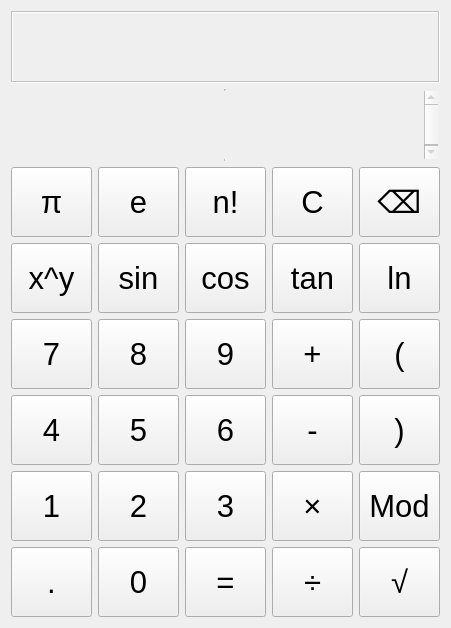
<?xml version="1.0" encoding="UTF-8"?>
<ui version="4.0">
 <class>science</class>
 <widget class="QWidget" name="science">
  <property name="geometry">
   <rect>
    <x>0</x>
    <y>0</y>
    <width>451</width>
    <height>578</height>
   </rect>
  </property>
  <property name="minimumSize">
   <size>
    <width>0</width>
    <height>0</height>
   </size>
  </property>
  <property name="maximumSize">
   <size>
    <width>16777215</width>
    <height>16777215</height>
   </size>
  </property>
  <property name="font">
   <font>
    <pointsize>9</pointsize>
   </font>
  </property>
  <property name="windowTitle">
   <string>Form</string>
  </property>
  <layout class="QVBoxLayout" name="verticalLayout_2" stretch="0">
   <item>
    <layout class="QVBoxLayout" name="verticalLayout">
     <item>
      <widget class="QTextEdit" name="textEditIN">
       <property name="enabled">
        <bool>false</bool>
       </property>
       <property name="minimumSize">
        <size>
         <width>0</width>
         <height>0</height>
        </size>
       </property>
       <property name="maximumSize">
        <size>
         <width>16777215</width>
         <height>150</height>
        </size>
       </property>
       <property name="font">
        <font>
         <pointsize>30</pointsize>
        </font>
       </property>
       <property name="frameShape">
        <enum>QFrame::Box</enum>
       </property>
      </widget>
     </item>
     <item>
      <spacer name="verticalSpacer_3">
       <property name="orientation">
        <enum>Qt::Vertical</enum>
       </property>
       <property name="sizeHint" stdset="0">
        <size>
         <width>20</width>
         <height>2</height>
        </size>
       </property>
      </spacer>
     </item>
     <item>
      <widget class="QTextEdit" name="textEditOUT">
       <property name="enabled">
        <bool>false</bool>
       </property>
       <property name="minimumSize">
        <size>
         <width>0</width>
         <height>0</height>
        </size>
       </property>
       <property name="maximumSize">
        <size>
         <width>16777215</width>
         <height>200</height>
        </size>
       </property>
       <property name="font">
        <font>
         <pointsize>40</pointsize>
        </font>
       </property>
       <property name="frameShape">
        <enum>QFrame::VLine</enum>
       </property>
      </widget>
     </item>
     <item>
      <spacer name="verticalSpacer">
       <property name="orientation">
        <enum>Qt::Vertical</enum>
       </property>
       <property name="sizeHint" stdset="0">
        <size>
         <width>20</width>
         <height>5</height>
        </size>
       </property>
      </spacer>
     </item>
     <item>
      <layout class="QHBoxLayout" name="horizontalLayout_5">
       <item>
        <widget class="QPushButton" name="PI">
         <property name="sizePolicy">
          <sizepolicy hsizetype="Minimum" vsizetype="Fixed">
           <horstretch>0</horstretch>
           <verstretch>0</verstretch>
          </sizepolicy>
         </property>
         <property name="minimumSize">
          <size>
           <width>0</width>
           <height>70</height>
          </size>
         </property>
         <property name="font">
          <font>
           <pointsize>23</pointsize>
          </font>
         </property>
         <property name="text">
          <string>π</string>
         </property>
        </widget>
       </item>
       <item>
        <widget class="QPushButton" name="E">
         <property name="sizePolicy">
          <sizepolicy hsizetype="Minimum" vsizetype="Fixed">
           <horstretch>0</horstretch>
           <verstretch>0</verstretch>
          </sizepolicy>
         </property>
         <property name="minimumSize">
          <size>
           <width>0</width>
           <height>70</height>
          </size>
         </property>
         <property name="font">
          <font>
           <pointsize>23</pointsize>
          </font>
         </property>
         <property name="text">
          <string>e</string>
         </property>
        </widget>
       </item>
       <item>
        <widget class="QPushButton" name="Factorial">
         <property name="sizePolicy">
          <sizepolicy hsizetype="Minimum" vsizetype="Fixed">
           <horstretch>0</horstretch>
           <verstretch>0</verstretch>
          </sizepolicy>
         </property>
         <property name="minimumSize">
          <size>
           <width>0</width>
           <height>70</height>
          </size>
         </property>
         <property name="font">
          <font>
           <pointsize>23</pointsize>
          </font>
         </property>
         <property name="text">
          <string>n!</string>
         </property>
        </widget>
       </item>
       <item>
        <widget class="QPushButton" name="Clear">
         <property name="minimumSize">
          <size>
           <width>0</width>
           <height>70</height>
          </size>
         </property>
         <property name="font">
          <font>
           <pointsize>23</pointsize>
          </font>
         </property>
         <property name="text">
          <string>C</string>
         </property>
        </widget>
       </item>
       <item>
        <widget class="QPushButton" name="Backspace">
         <property name="minimumSize">
          <size>
           <width>0</width>
           <height>70</height>
          </size>
         </property>
         <property name="font">
          <font>
           <pointsize>23</pointsize>
          </font>
         </property>
         <property name="text">
          <string>⌫</string>
         </property>
        </widget>
       </item>
      </layout>
     </item>
     <item>
      <layout class="QHBoxLayout" name="horizontalLayout_6">
       <item>
        <widget class="QPushButton" name="Involution">
         <property name="sizePolicy">
          <sizepolicy hsizetype="Minimum" vsizetype="Fixed">
           <horstretch>0</horstretch>
           <verstretch>0</verstretch>
          </sizepolicy>
         </property>
         <property name="minimumSize">
          <size>
           <width>0</width>
           <height>70</height>
          </size>
         </property>
         <property name="font">
          <font>
           <pointsize>23</pointsize>
          </font>
         </property>
         <property name="text">
          <string>x^y</string>
         </property>
        </widget>
       </item>
       <item>
        <widget class="QPushButton" name="Sin">
         <property name="sizePolicy">
          <sizepolicy hsizetype="Minimum" vsizetype="Fixed">
           <horstretch>0</horstretch>
           <verstretch>0</verstretch>
          </sizepolicy>
         </property>
         <property name="minimumSize">
          <size>
           <width>0</width>
           <height>70</height>
          </size>
         </property>
         <property name="font">
          <font>
           <pointsize>23</pointsize>
          </font>
         </property>
         <property name="text">
          <string>sin</string>
         </property>
        </widget>
       </item>
       <item>
        <widget class="QPushButton" name="Cos">
         <property name="sizePolicy">
          <sizepolicy hsizetype="Minimum" vsizetype="Fixed">
           <horstretch>0</horstretch>
           <verstretch>0</verstretch>
          </sizepolicy>
         </property>
         <property name="minimumSize">
          <size>
           <width>0</width>
           <height>70</height>
          </size>
         </property>
         <property name="font">
          <font>
           <pointsize>23</pointsize>
          </font>
         </property>
         <property name="text">
          <string>cos</string>
         </property>
        </widget>
       </item>
       <item>
        <widget class="QPushButton" name="pushButton_9">
         <property name="sizePolicy">
          <sizepolicy hsizetype="Minimum" vsizetype="Fixed">
           <horstretch>0</horstretch>
           <verstretch>0</verstretch>
          </sizepolicy>
         </property>
         <property name="minimumSize">
          <size>
           <width>0</width>
           <height>70</height>
          </size>
         </property>
         <property name="font">
          <font>
           <pointsize>23</pointsize>
          </font>
         </property>
         <property name="text">
          <string>tan</string>
         </property>
        </widget>
       </item>
       <item>
        <widget class="QPushButton" name="Log">
         <property name="sizePolicy">
          <sizepolicy hsizetype="Minimum" vsizetype="Fixed">
           <horstretch>0</horstretch>
           <verstretch>0</verstretch>
          </sizepolicy>
         </property>
         <property name="minimumSize">
          <size>
           <width>0</width>
           <height>70</height>
          </size>
         </property>
         <property name="font">
          <font>
           <pointsize>23</pointsize>
          </font>
         </property>
         <property name="text">
          <string>ln</string>
         </property>
        </widget>
       </item>
      </layout>
     </item>
     <item>
      <spacer name="verticalSpacer_2">
       <property name="orientation">
        <enum>Qt::Vertical</enum>
       </property>
       <property name="sizeHint" stdset="0">
        <size>
         <width>20</width>
         <height>2</height>
        </size>
       </property>
      </spacer>
     </item>
     <item>
      <layout class="QHBoxLayout" name="horizontalLayout">
       <item>
        <widget class="QPushButton" name="Seven">
         <property name="minimumSize">
          <size>
           <width>0</width>
           <height>70</height>
          </size>
         </property>
         <property name="font">
          <font>
           <pointsize>23</pointsize>
          </font>
         </property>
         <property name="text">
          <string>7</string>
         </property>
        </widget>
       </item>
       <item>
        <widget class="QPushButton" name="Eight">
         <property name="minimumSize">
          <size>
           <width>0</width>
           <height>70</height>
          </size>
         </property>
         <property name="font">
          <font>
           <pointsize>23</pointsize>
          </font>
         </property>
         <property name="text">
          <string>8</string>
         </property>
        </widget>
       </item>
       <item>
        <widget class="QPushButton" name="Nine">
         <property name="minimumSize">
          <size>
           <width>0</width>
           <height>70</height>
          </size>
         </property>
         <property name="font">
          <font>
           <pointsize>23</pointsize>
          </font>
         </property>
         <property name="text">
          <string>9</string>
         </property>
        </widget>
       </item>
       <item>
        <widget class="QPushButton" name="Add">
         <property name="minimumSize">
          <size>
           <width>0</width>
           <height>70</height>
          </size>
         </property>
         <property name="font">
          <font>
           <pointsize>23</pointsize>
          </font>
         </property>
         <property name="text">
          <string>+</string>
         </property>
        </widget>
       </item>
       <item>
        <widget class="QPushButton" name="Leftbracket">
         <property name="minimumSize">
          <size>
           <width>0</width>
           <height>70</height>
          </size>
         </property>
         <property name="font">
          <font>
           <pointsize>23</pointsize>
          </font>
         </property>
         <property name="text">
          <string>(</string>
         </property>
        </widget>
       </item>
      </layout>
     </item>
     <item>
      <layout class="QHBoxLayout" name="horizontalLayout_2">
       <item>
        <widget class="QPushButton" name="Four">
         <property name="minimumSize">
          <size>
           <width>0</width>
           <height>70</height>
          </size>
         </property>
         <property name="font">
          <font>
           <pointsize>23</pointsize>
          </font>
         </property>
         <property name="text">
          <string>4</string>
         </property>
        </widget>
       </item>
       <item>
        <widget class="QPushButton" name="Five">
         <property name="minimumSize">
          <size>
           <width>0</width>
           <height>70</height>
          </size>
         </property>
         <property name="font">
          <font>
           <pointsize>23</pointsize>
          </font>
         </property>
         <property name="text">
          <string>5</string>
         </property>
        </widget>
       </item>
       <item>
        <widget class="QPushButton" name="Six">
         <property name="minimumSize">
          <size>
           <width>0</width>
           <height>70</height>
          </size>
         </property>
         <property name="font">
          <font>
           <pointsize>23</pointsize>
          </font>
         </property>
         <property name="text">
          <string>6</string>
         </property>
        </widget>
       </item>
       <item>
        <widget class="QPushButton" name="Subtract">
         <property name="minimumSize">
          <size>
           <width>0</width>
           <height>70</height>
          </size>
         </property>
         <property name="font">
          <font>
           <pointsize>23</pointsize>
          </font>
         </property>
         <property name="text">
          <string>-</string>
         </property>
        </widget>
       </item>
       <item>
        <widget class="QPushButton" name="Rightbracket">
         <property name="minimumSize">
          <size>
           <width>0</width>
           <height>70</height>
          </size>
         </property>
         <property name="font">
          <font>
           <pointsize>23</pointsize>
          </font>
         </property>
         <property name="text">
          <string>)</string>
         </property>
        </widget>
       </item>
      </layout>
     </item>
     <item>
      <layout class="QHBoxLayout" name="horizontalLayout_3">
       <item>
        <widget class="QPushButton" name="One">
         <property name="minimumSize">
          <size>
           <width>0</width>
           <height>70</height>
          </size>
         </property>
         <property name="font">
          <font>
           <pointsize>23</pointsize>
          </font>
         </property>
         <property name="text">
          <string>1</string>
         </property>
        </widget>
       </item>
       <item>
        <widget class="QPushButton" name="Two">
         <property name="minimumSize">
          <size>
           <width>0</width>
           <height>70</height>
          </size>
         </property>
         <property name="font">
          <font>
           <pointsize>23</pointsize>
          </font>
         </property>
         <property name="text">
          <string>2</string>
         </property>
        </widget>
       </item>
       <item>
        <widget class="QPushButton" name="Three">
         <property name="minimumSize">
          <size>
           <width>0</width>
           <height>70</height>
          </size>
         </property>
         <property name="font">
          <font>
           <pointsize>23</pointsize>
          </font>
         </property>
         <property name="text">
          <string>3</string>
         </property>
        </widget>
       </item>
       <item>
        <widget class="QPushButton" name="Multiple">
         <property name="minimumSize">
          <size>
           <width>0</width>
           <height>70</height>
          </size>
         </property>
         <property name="font">
          <font>
           <pointsize>23</pointsize>
          </font>
         </property>
         <property name="text">
          <string>×</string>
         </property>
        </widget>
       </item>
       <item>
        <widget class="QPushButton" name="Mod">
         <property name="sizePolicy">
          <sizepolicy hsizetype="Minimum" vsizetype="Fixed">
           <horstretch>0</horstretch>
           <verstretch>0</verstretch>
          </sizepolicy>
         </property>
         <property name="minimumSize">
          <size>
           <width>0</width>
           <height>70</height>
          </size>
         </property>
         <property name="font">
          <font>
           <pointsize>23</pointsize>
          </font>
         </property>
         <property name="text">
          <string>Mod</string>
         </property>
        </widget>
       </item>
      </layout>
     </item>
     <item>
      <layout class="QHBoxLayout" name="horizontalLayout_4">
       <item>
        <widget class="QPushButton" name="Point">
         <property name="minimumSize">
          <size>
           <width>0</width>
           <height>70</height>
          </size>
         </property>
         <property name="font">
          <font>
           <pointsize>23</pointsize>
          </font>
         </property>
         <property name="text">
          <string>.</string>
         </property>
        </widget>
       </item>
       <item>
        <widget class="QPushButton" name="Zero">
         <property name="minimumSize">
          <size>
           <width>0</width>
           <height>70</height>
          </size>
         </property>
         <property name="font">
          <font>
           <pointsize>23</pointsize>
          </font>
         </property>
         <property name="text">
          <string>0</string>
         </property>
        </widget>
       </item>
       <item>
        <widget class="QPushButton" name="Equal">
         <property name="minimumSize">
          <size>
           <width>0</width>
           <height>70</height>
          </size>
         </property>
         <property name="font">
          <font>
           <pointsize>23</pointsize>
          </font>
         </property>
         <property name="text">
          <string>=</string>
         </property>
        </widget>
       </item>
       <item>
        <widget class="QPushButton" name="Divide">
         <property name="minimumSize">
          <size>
           <width>0</width>
           <height>70</height>
          </size>
         </property>
         <property name="font">
          <font>
           <pointsize>23</pointsize>
          </font>
         </property>
         <property name="text">
          <string>÷</string>
         </property>
        </widget>
       </item>
       <item>
        <widget class="QPushButton" name="Square">
         <property name="sizePolicy">
          <sizepolicy hsizetype="Minimum" vsizetype="Fixed">
           <horstretch>0</horstretch>
           <verstretch>0</verstretch>
          </sizepolicy>
         </property>
         <property name="minimumSize">
          <size>
           <width>0</width>
           <height>70</height>
          </size>
         </property>
         <property name="font">
          <font>
           <pointsize>23</pointsize>
          </font>
         </property>
         <property name="text">
          <string>√</string>
         </property>
        </widget>
       </item>
      </layout>
     </item>
    </layout>
   </item>
  </layout>
 </widget>
 <resources/>
 <connections/>
</ui>
